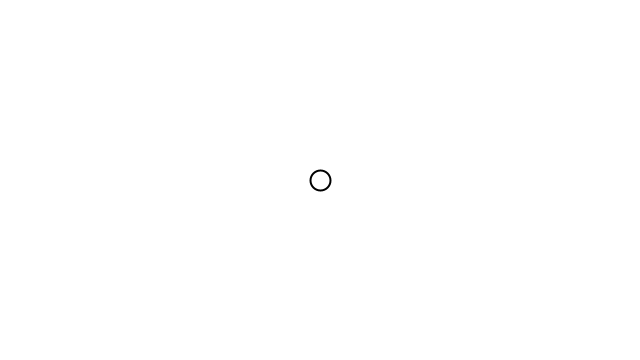
Frame 1 (no input)
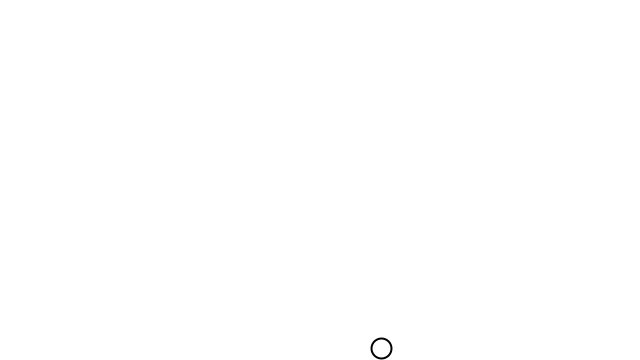
Frame 60 (the mouse pressed at the canvas centre just before this capture)
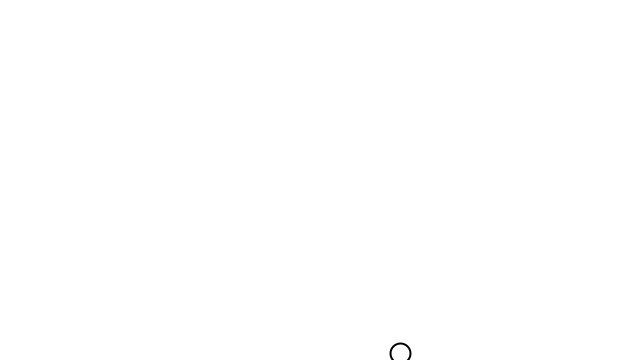
Frame 120 (the mouse held since frame 60 and released just before this capture)

The Processing sketch that drew these frames (run headless with seeded random() and noise(); from frame 60 on, the mouse is pressed at the canvas centre):

// Processing sketch: PVectorBall
// ── PVectorBall.pde
Ball ball;

void setup() {
  size(640, 360);
  ball = new Ball();
}

void draw() {
  background(255);
  ball.display();
  ball.move();
  ball.edges();
}
// ── Ball.pde
class Ball {

  PVector location;
  PVector velocity;
  PVector acceleration;

  Ball() {
    location = new PVector(width/2, height/2);
    velocity = new PVector(2, 2);
    acceleration = new PVector(0, 0.1);
  }

  void display() {
    fill(255);
    stroke(0);
    strokeWeight(2);
    ellipse(location.x, location.y, 20, 20);
  }

  void move() {
    velocity.add(acceleration);
    location.add(velocity);
    velocity.limit(3);
  }

  void edges() {
    if (location.x>width || location.x< 0) {
      velocity.x = -1*velocity.x;
    }
    if (location.y>height || location.y<0) {
      velocity.y = -1*velocity.y;
    }
  }
}
